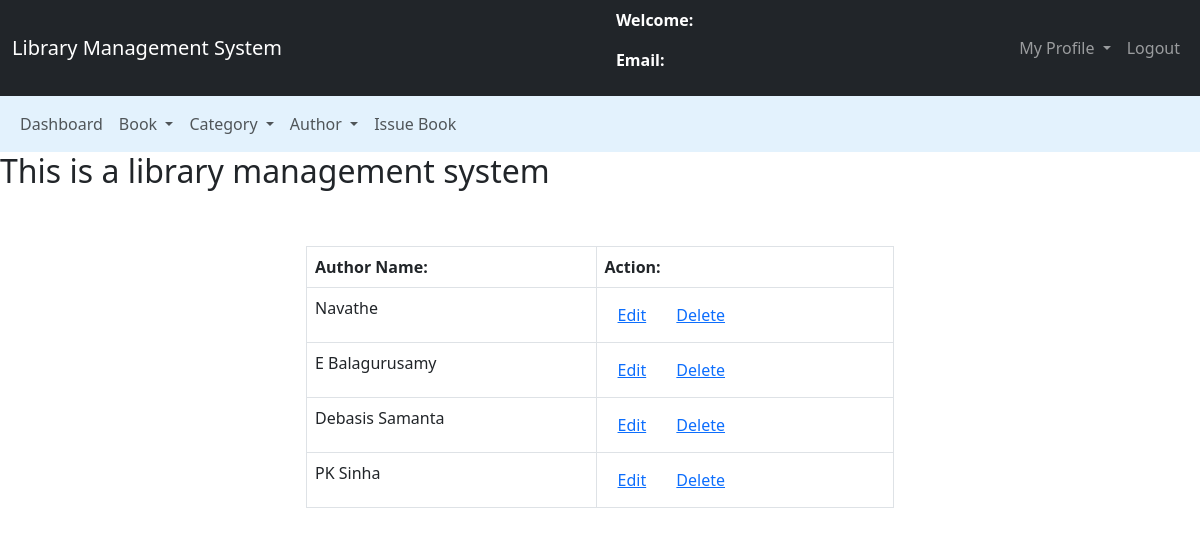
The app's page /admin/manage_author.php (signed in) with its own data.
### tables this page shows
CREATE TABLE `authors` (
  `author_id` int(11) NOT NULL,
  `author_name` varchar(200) NOT NULL
);

### admin/manage_author.php (the view, shortened to what this page needs)
<?php
require('../connection.php');
$sql="select * from admins where email='$_SESSION[email]'";
$res=mysqli_query($con,$sql);
$row=mysqli_fetch_assoc($res);
?>
<!DOCTYPE html>
<html lang="en">
<head>
    <link href="https://cdn.jsdelivr.net/npm/bootstrap@5.3.0/dist/css/bootstrap.min.css" rel="stylesheet">
    <link rel="stylesheet" href="../style.css">
</head>
<body>
    <nav class="navbar navbar-expand-lg navbar-dark bg-dark">
        <div class="container-fluid">
            <div class="navbar-header">
                <a href="admin_dashboard.php" class="navbar-brand">Library Management System</a>
            </div>
            <div id="user_data">
                <p>Welcome: <?php echo $row['name']?></p>
                <p>Email: <?php echo $row['email']?></p>
            </div>
            <ul class="nav navbar-nav navbar-right">
                <li class="nav-item">
                    <div class="dropdown">
                    <a class="nav-link dropdown-toggle" href="#" role="button" data-bs-toggle="dropdown" aria-expanded="false">
                        My Profile
                    </a>
                    </div>
                </li>
                <li class="nav-item"><a class="nav-link" href="logout.php">Logout</a></li>
            </ul>
        </div>
    </nav>
    <nav class="navbar navbar-expand-lg navbar-light" style="background-color: #e3f2fd">
        <div class="container-fluid">
            <ul class="nav navbar-nav navbar-center">
                <li class="nav-item"><a href="admin_dashboard.php" class="nav-link">Dashboard</a></li>
                <li class="nav-item">
                    <div class="dropdown">
                    <a class="nav-link dropdown-toggle" href="#" role="button" data-bs-toggle="dropdown" aria-expanded="false">
                        Book
                    </a>
                    </div>
                </li>
                <li class="nav-item">
                    <div class="dropdown">
                    <a class="nav-link dropdown-toggle" href="#" role="button" data-bs-toggle="dropdown" aria-expanded="false">
                        Category
                    </a>
                    </div>
                </li>
                <li class="nav-item">
                    <div class="dropdown">
                    <a class="nav-link dropdown-toggle" href="#" role="button" data-bs-toggle="dropdown" aria-expanded="false">
                        Author
                    </a>
                    </div>
                </li>
                <li class="nav-item"><a href="issue_book.php" class="nav-link">Issue Book</a></li>
            </ul>
        </div>
    </nav>
    <span><marquee behavior="" direction=""><h2>This is a library management system</h2></marquee></span>
    <br><br>
    <div class="row">
        <div class="col-md-3"></div>
        <div class="col-md-6">
            <table class="table table-bordered table-hover">
                <thead>
                    <tr>
                        <th>Author Name:</th>
                        <th>Action:</th>
                    </tr>
                </thead>
                <?php
                $sql="select * from authors";
                $res=mysqli_query($con,$sql);
                    while($row=mysqli_fetch_assoc($res)){
                        echo '<tr>
                        <td>'.$row['author_name'].'</td>
                        <td>
                        <button class="btn " name=""><a href="edit_author.php? author_id='.$row['author_id'].'" >Edit</a></button>
                        <button class="btn " name=""><a href="delete_author.php? author_id='.$row['author_id'].'" >Delete</a></button>
                        </td>
                        </tr>';
                    }
                ?>
            </table>
        </div>
        <div class="col-md-3"></div>
    </div>
</body>
</html>

### style.css (style rules this page uses)
#user_data { color: white; font-weight: bold; }

### records on screen
authors: author_name "Navathe"
authors: author_name "E Balagurusamy"
authors: author_name "Debasis Samanta"
authors: author_name "PK Sinha"
